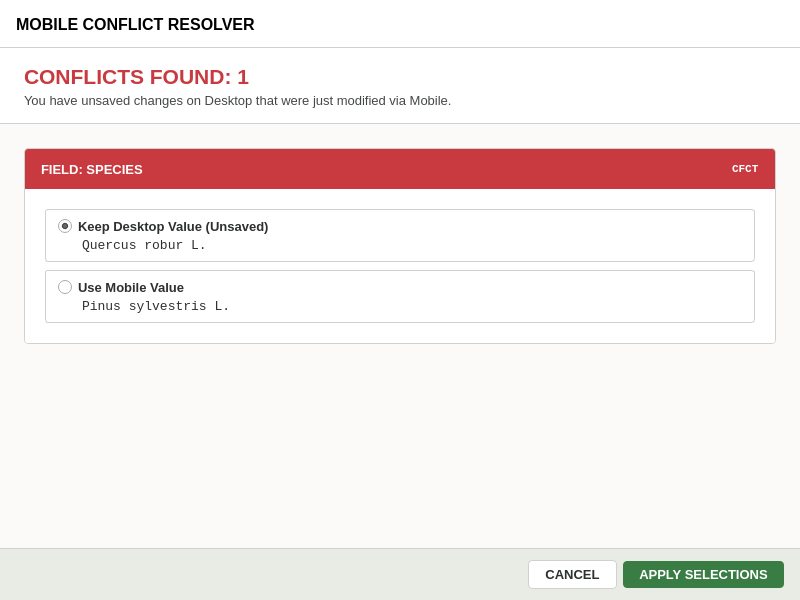
<?xml version="1.0" encoding="UTF-8"?>
<ui version="4.0">
 <class>MobileConflictResolver</class>
 <widget class="QDialog" name="MobileConflictResolver">
  <property name="geometry">
   <rect>
    <x>0</x>
    <y>0</y>
    <width>800</width>
    <height>600</height>
   </rect>
  </property>
  <property name="windowTitle">
   <string>Mobile Conflict Resolver</string>
  </property>
  <property name="styleSheet">
   <string notr="true">background-color: #fbfaf8; color: #2c302e;</string>
  </property>
  <layout class="QVBoxLayout" name="root_vlayout">
   <property name="spacing">
    <number>0</number>
   </property>
   <property name="leftMargin">
    <number>0</number>
   </property>
   <property name="topMargin">
    <number>0</number>
   </property>
   <property name="rightMargin">
    <number>0</number>
   </property>
   <property name="bottomMargin">
    <number>0</number>
   </property>
   <item>
    <widget class="QFrame" name="header_frame">
     <property name="minimumSize">
      <size>
       <width>0</width>
       <height>48</height>
      </size>
     </property>
     <property name="styleSheet">
      <string notr="true">background-color: #ffffff; border-bottom: 1px solid #d1d1d1;</string>
     </property>
     <property name="frameShape">
      <enum>QFrame::NoFrame</enum>
     </property>
     <layout class="QHBoxLayout" name="header_hlayout">
      <property name="leftMargin">
       <number>16</number>
      </property>
      <property name="topMargin">
       <number>12</number>
      </property>
      <property name="rightMargin">
       <number>16</number>
      </property>
      <property name="bottomMargin">
       <number>12</number>
      </property>
      <item>
       <widget class="QLabel" name="title_label">
        <property name="font">
         <font>
          <pointsize>12</pointsize>
          <bold>true</bold>
         </font>
        </property>
        <property name="styleSheet">
         <string notr="true">color: #000000; border: none;</string>
        </property>
        <property name="text">
         <string>MOBILE CONFLICT RESOLVER</string>
        </property>
       </widget>
      </item>
      <item>
       <spacer name="header_spacer">
        <property name="orientation">
         <enum>Qt::Horizontal</enum>
        </property>
        <property name="sizeHint" stdset="0">
         <size>
          <width>40</width>
          <height>20</height>
         </size>
        </property>
       </spacer>
      </item>
     </layout>
    </widget>
   </item>
   <item>
    <widget class="QFrame" name="ctx_header">
     <property name="styleSheet">
      <string notr="true">background-color: #ffffff; border-bottom: 1px solid #d1d1d1;</string>
     </property>
     <property name="frameShape">
      <enum>QFrame::NoFrame</enum>
     </property>
     <layout class="QVBoxLayout" name="ctx_vlayout">
      <property name="spacing">
       <number>4</number>
      </property>
      <property name="leftMargin">
       <number>24</number>
      </property>
      <property name="topMargin">
       <number>16</number>
      </property>
      <property name="rightMargin">
       <number>24</number>
      </property>
      <property name="bottomMargin">
       <number>16</number>
      </property>
      <item>
       <widget class="QLabel" name="lbl_conflicts_count">
        <property name="font">
         <font>
          <pointsize>16</pointsize>
          <bold>true</bold>
         </font>
        </property>
        <property name="styleSheet">
         <string notr="true">color: #c93a40; border: none;</string>
        </property>
        <property name="text">
         <string>CONFLICTS FOUND: 1</string>
        </property>
       </widget>
      </item>
      <item>
       <widget class="QLabel" name="lbl_conflicts_desc">
        <property name="font">
         <font>
          <pointsize>10</pointsize>
         </font>
        </property>
        <property name="styleSheet">
         <string notr="true">color: #444748; border: none;</string>
        </property>
        <property name="text">
         <string>You have unsaved changes on Desktop that were just modified via Mobile.</string>
        </property>
       </widget>
      </item>
     </layout>
    </widget>
   </item>
   <item>
    <widget class="QScrollArea" name="scroll_area">
     <property name="styleSheet">
      <string notr="true">background-color: #fbfaf8; border: none;</string>
     </property>
     <property name="frameShape">
      <enum>QFrame::NoFrame</enum>
     </property>
     <property name="widgetResizable">
      <bool>true</bool>
     </property>
     <widget class="QWidget" name="scroll_contents">
      <property name="geometry">
       <rect>
        <x>0</x>
        <y>0</y>
        <width>800</width>
        <height>440</height>
       </rect>
      </property>
      <property name="styleSheet">
       <string notr="true">background-color: #fbfaf8;</string>
      </property>
      <layout class="QVBoxLayout" name="scroll_layout">
       <property name="spacing">
        <number>16</number>
       </property>
       <property name="leftMargin">
        <number>24</number>
       </property>
       <property name="topMargin">
        <number>24</number>
       </property>
       <property name="rightMargin">
        <number>24</number>
       </property>
       <property name="bottomMargin">
        <number>24</number>
       </property>
       <item>
        <widget class="QFrame" name="sample_card">
         <property name="styleSheet">
          <string notr="true">QFrame#sample_card { background-color: #ffffff; border: 1px solid #d1d1d1; border-radius: 4px; }</string>
         </property>
         <property name="frameShape">
          <enum>QFrame::NoFrame</enum>
         </property>
         <layout class="QVBoxLayout" name="sample_card_layout">
          <property name="spacing">
           <number>0</number>
          </property>
          <property name="leftMargin">
           <number>0</number>
          </property>
          <property name="topMargin">
           <number>0</number>
          </property>
          <property name="rightMargin">
           <number>0</number>
          </property>
          <property name="bottomMargin">
           <number>0</number>
          </property>
          <item>
           <widget class="QFrame" name="card_header">
            <property name="styleSheet">
             <string notr="true">background-color: #c93a40; border-top-left-radius: 3px; border-top-right-radius: 3px; border: none;</string>
            </property>
            <property name="frameShape">
             <enum>QFrame::NoFrame</enum>
            </property>
            <layout class="QHBoxLayout" name="card_header_layout">
             <property name="leftMargin">
              <number>16</number>
             </property>
             <property name="topMargin">
              <number>10</number>
             </property>
             <property name="rightMargin">
              <number>16</number>
             </property>
             <property name="bottomMargin">
              <number>10</number>
             </property>
             <item>
              <widget class="QLabel" name="card_field_title">
               <property name="font">
                <font>
                 <pointsize>10</pointsize>
                 <bold>true</bold>
                </font>
               </property>
               <property name="styleSheet">
                <string notr="true">color: #ffffff; border: none;</string>
               </property>
               <property name="text">
                <string>FIELD: SPECIES</string>
               </property>
              </widget>
             </item>
             <item>
              <spacer name="card_header_spacer">
               <property name="orientation">
                <enum>Qt::Horizontal</enum>
               </property>
               <property name="sizeHint" stdset="0">
                <size>
                 <width>40</width>
                 <height>20</height>
                </size>
               </property>
              </spacer>
             </item>
             <item>
              <widget class="QLabel" name="card_badge">
               <property name="font">
                <font>
                 <family>Consolas</family>
                 <pointsize>8</pointsize>
                 <bold>true</bold>
                </font>
               </property>
               <property name="styleSheet">
                <string notr="true">color: #ffffff; border: none;</string>
               </property>
               <property name="text">
                <string>CFCT</string>
               </property>
              </widget>
             </item>
            </layout>
           </widget>
          </item>
          <item>
           <widget class="QWidget" name="card_content">
            <property name="styleSheet">
             <string notr="true">background-color: #ffffff; border-bottom-left-radius: 3px; border-bottom-right-radius: 3px;</string>
            </property>
            <layout class="QVBoxLayout" name="card_content_layout">
             <property name="spacing">
              <number>8</number>
             </property>
             <property name="leftMargin">
              <number>20</number>
             </property>
             <property name="topMargin">
              <number>20</number>
             </property>
             <property name="rightMargin">
              <number>20</number>
             </property>
             <property name="bottomMargin">
              <number>20</number>
             </property>
             <item>
              <widget class="QFrame" name="desk_frame">
               <property name="cursor">
                <cursorShape>PointingHandCursor</cursorShape>
               </property>
               <property name="styleSheet">
                <string notr="true">QFrame#desk_frame { background-color: #ffffff; border: 1px solid #d1d1d1; border-radius: 3px; }</string>
               </property>
               <layout class="QVBoxLayout" name="desk_vlayout">
                <property name="spacing">
                 <number>4</number>
                </property>
                <property name="leftMargin">
                 <number>12</number>
                </property>
                <property name="topMargin">
                 <number>8</number>
                </property>
                <property name="rightMargin">
                 <number>12</number>
                </property>
                <property name="bottomMargin">
                 <number>8</number>
                </property>
                <item>
                 <widget class="QRadioButton" name="rb_desktop">
                  <property name="font">
                   <font>
                    <pointsize>10</pointsize>
                    <bold>true</bold>
                   </font>
                  </property>
                  <property name="cursor">
                   <cursorShape>PointingHandCursor</cursorShape>
                  </property>
                  <property name="text">
                   <string>Keep Desktop Value (Unsaved)</string>
                  </property>
                  <property name="checked">
                   <bool>true</bool>
                  </property>
                 </widget>
                </item>
                <item>
                 <widget class="QLabel" name="lbl_desk_val">
                  <property name="font">
                   <font>
                    <family>Consolas</family>
                    <pointsize>10</pointsize>
                   </font>
                  </property>
                  <property name="styleSheet">
                   <string notr="true">color: #2c302e; border: none; padding-left: 20px;</string>
                  </property>
                  <property name="text">
                   <string>Quercus robur L.</string>
                  </property>
                 </widget>
                </item>
               </layout>
              </widget>
             </item>
             <item>
              <widget class="QFrame" name="mob_frame">
               <property name="cursor">
                <cursorShape>PointingHandCursor</cursorShape>
               </property>
               <property name="styleSheet">
                <string notr="true">QFrame#mob_frame { background-color: #ffffff; border: 1px solid #d1d1d1; border-radius: 3px; }</string>
               </property>
               <layout class="QVBoxLayout" name="mob_vlayout">
                <property name="spacing">
                 <number>4</number>
                </property>
                <property name="leftMargin">
                 <number>12</number>
                </property>
                <property name="topMargin">
                 <number>8</number>
                </property>
                <property name="rightMargin">
                 <number>12</number>
                </property>
                <property name="bottomMargin">
                 <number>8</number>
                </property>
                <item>
                 <widget class="QRadioButton" name="rb_mobile">
                  <property name="font">
                   <font>
                    <pointsize>10</pointsize>
                    <bold>true</bold>
                   </font>
                  </property>
                  <property name="cursor">
                   <cursorShape>PointingHandCursor</cursorShape>
                  </property>
                  <property name="text">
                   <string>Use Mobile Value</string>
                  </property>
                 </widget>
                </item>
                <item>
                 <widget class="QLabel" name="lbl_mob_val">
                  <property name="font">
                   <font>
                    <family>Consolas</family>
                    <pointsize>10</pointsize>
                   </font>
                  </property>
                  <property name="styleSheet">
                   <string notr="true">color: #2c302e; border: none; padding-left: 20px;</string>
                  </property>
                  <property name="text">
                   <string>Pinus sylvestris L.</string>
                  </property>
                 </widget>
                </item>
               </layout>
              </widget>
             </item>
            </layout>
           </widget>
          </item>
         </layout>
        </widget>
       </item>
       <item>
        <spacer name="scroll_spacer">
         <property name="orientation">
          <enum>Qt::Vertical</enum>
         </property>
         <property name="sizeHint" stdset="0">
          <size>
           <width>20</width>
           <height>40</height>
          </size>
         </property>
        </spacer>
       </item>
      </layout>
     </widget>
    </widget>
   </item>
   <item>
    <widget class="QFrame" name="footer_frame">
     <property name="minimumSize">
      <size>
       <width>0</width>
       <height>52</height>
      </size>
     </property>
     <property name="styleSheet">
      <string notr="true">background-color: #e9ece5; border-top: 1px solid #d1d1d1;</string>
     </property>
     <property name="frameShape">
      <enum>QFrame::NoFrame</enum>
     </property>
     <layout class="QHBoxLayout" name="footer_hlayout">
      <property name="leftMargin">
       <number>16</number>
      </property>
      <property name="topMargin">
       <number>8</number>
      </property>
      <property name="rightMargin">
       <number>16</number>
      </property>
      <property name="bottomMargin">
       <number>8</number>
      </property>
      <item>
       <spacer name="footer_spacer">
        <property name="orientation">
         <enum>Qt::Horizontal</enum>
        </property>
        <property name="sizeHint" stdset="0">
         <size>
          <width>40</width>
          <height>20</height>
         </size>
        </property>
       </spacer>
      </item>
      <item>
       <widget class="QPushButton" name="btn_cancel">
        <property name="font">
         <font>
          <pointsize>10</pointsize>
          <bold>true</bold>
         </font>
        </property>
        <property name="cursor">
         <cursorShape>PointingHandCursor</cursorShape>
        </property>
        <property name="styleSheet">
         <string notr="true">QPushButton { background-color: #ffffff; color: #2c302e; border: 1px solid #d1d1d1; border-radius: 4px; padding: 6px 16px; } QPushButton:hover { background-color: #f0f0f0; }</string>
        </property>
        <property name="text">
         <string>CANCEL</string>
        </property>
       </widget>
      </item>
      <item>
       <widget class="QPushButton" name="btn_apply">
        <property name="font">
         <font>
          <pointsize>10</pointsize>
          <bold>true</bold>
         </font>
        </property>
        <property name="cursor">
         <cursorShape>PointingHandCursor</cursorShape>
        </property>
        <property name="styleSheet">
         <string notr="true">QPushButton { background-color: #3a7d44; color: #ffffff; border: none; border-radius: 4px; padding: 6px 16px; } QPushButton:hover { background-color: #2e6536; }</string>
        </property>
        <property name="text">
         <string>APPLY SELECTIONS</string>
        </property>
       </widget>
      </item>
     </layout>
    </widget>
   </item>
  </layout>
 </widget>
 <resources/>
 <connections/>
</ui>
